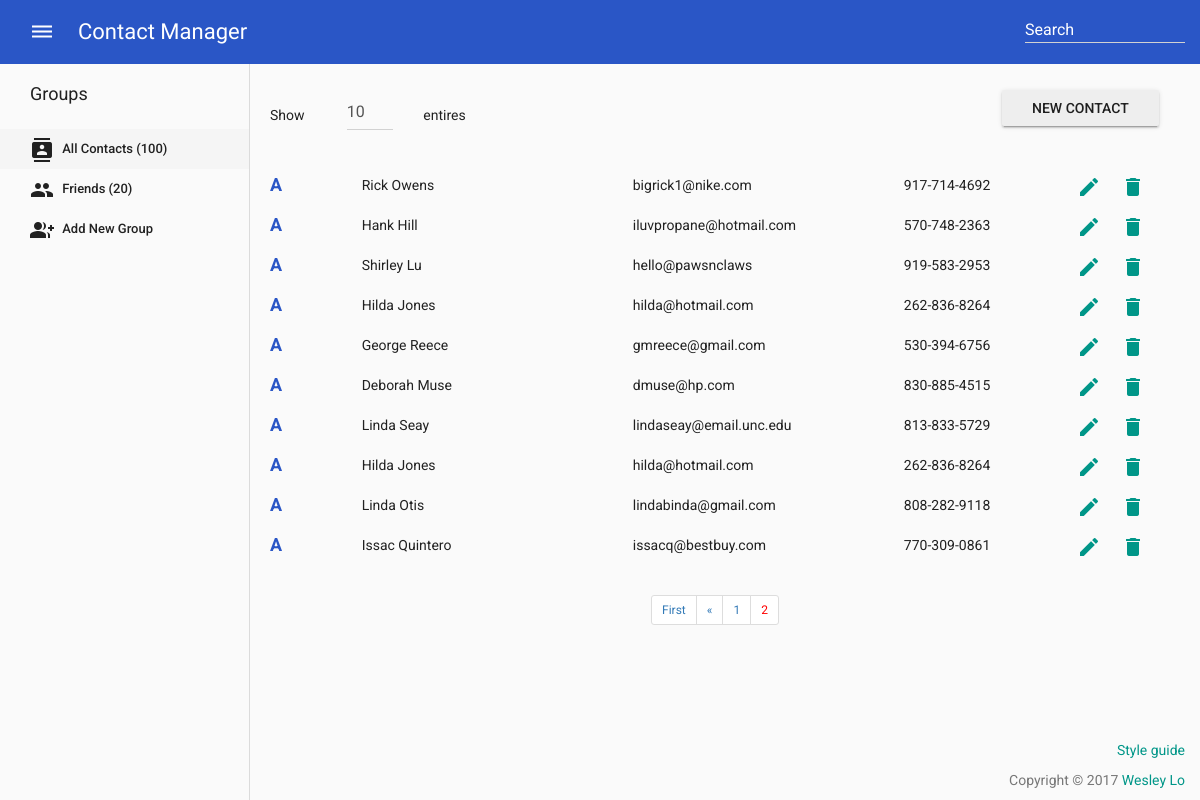
The app's page /index.php?page=2 with its own data.
### tables this page shows
CREATE TABLE IF NOT EXISTS `contacts` (
  `id` int(11) NOT NULL,
  `fname` varchar(200) NOT NULL,
  `lname` varchar(200) NOT NULL,
  `company` varchar(200) NOT NULL,
  `title` varchar(200) NOT NULL,
  `email` varchar(200) NOT NULL,
  `phone` varchar(200) NOT NULL,
  `address` varchar(200) NOT NULL,
  `city` varchar(200) NOT NULL,
  `state` varchar(200) NOT NULL,
  `zip` varchar(200) NOT NULL,
  `notes` text NOT NULL
);

### class.crud.php (the view, shortened to what this page needs)
<?php
class crud {
  private $db;
  function __construct($conn) {
    $this->db = $conn;
  }
public function dataview($query) {
  $stmt = $this->db->prepare($query);
  $stmt->execute();
  if($stmt->rowCount()>0) {
    while($row=$stmt->fetch(PDO::FETCH_ASSOC)) {
      ?>
      <div class="row">
        <div class="col-lg-1 first-letter">
          A
        </div>
        <div class="contact col-lg-11" id="<?php print($row['id']);?>">
          <div class="col-lg-4 name">
            <?php print($row['fname'] . " " . $row['lname']);?>
          </div>
          <div class="col-lg-4 email">
            <?php print($row['email']); ?>
          </div>
          <div class="col-lg-2 phone">
            <?php print($row['phone']); ?>
          </div>
          <div class="col-lg-2 tools">
            <a data-toggle="modal" href="delete.php?id=<?php print($row['id']);?>" data-target="#delete-modal"><i class="material-icons">delete</i></i></a>
            <a data-toggle="modal" href="edit.php?id=<?php print($row['id']);?>" data-target="#edit-modal"><i class="material-icons">mode_edit</i></a>
          </div>
        </div>
  </div>
  <?php
}
}
}
public function paginglink($query,$records_per_page) {
  $self = $_SERVER['PHP_SELF'];
  $stmt = $this->db->prepare($query);
  $stmt->execute();
  $total_no_of_records = $stmt->rowCount();
  if($total_no_of_records > 0) {
    ?><ul class="pagination pagination-sm"><?php
    $total_no_of_pages=ceil($total_no_of_records/$records_per_page);
    $current_page=1;
    if(isset($_GET["page"])) {
      $current_page=$_GET["page"];
    }
    if($current_page!=1) {
      $previous =$current_page-1;
      echo "<li><a href='".$self."?page=1'>First</a></li>";
      echo "<li><a href='".$self."?page=".$previous."'>«</a></li>";
    }
    for($i=1;$i<=$total_no_of_pages;$i++) {
      if($i==$current_page) {
        echo "<li><a href='".$self."?page=".$i."' style='color:red;'>".$i."</a></li>";
      }
      else {
        echo "<li><a href='".$self."?page=".$i."'>".$i."</a></li>";
      }
    }
    ?></ul><?php
  }
}
}

### css/style.css (style rules this page uses)
body { overflow-x: hidden; background-color: #fafafa; color: rgba(0,0,0,0.87); font: 400 14px/20px Roboto,RobotoDraft,Helvetica,Arial,sans-serif; }
.contact { display:block; height: 20px; }
.tools > a { float: right; padding-left: 20px; }
.first-letter { color: #2a56c6; cursor: default; float: left; height: 40px; font-size: 18px; font-weight: 700; }
.material-icons { padding-left: -10px; }
.pagination { display:inline-table; }
.pagination li { display:inline; }

### records on screen
contacts: fname "Rick", lname "Owens", email "bigrick1@nike.com", phone "917-714-4692"
contacts: fname "Hank", lname "Hill", email "iluvpropane@hotmail.com", phone "570-748-2363"
contacts: fname "Shirley", lname "Lu", email "hello@pawsnclaws", phone "919-583-2953"
contacts: fname "Hilda", lname "Jones", email "hilda@hotmail.com", phone "262-836-8264"
contacts: fname "George", lname "Reece", email "gmreece@gmail.com", phone "530-394-6756"
contacts: fname "Deborah", lname "Muse", email "dmuse@hp.com", phone "830-885-4515"
contacts: fname "Linda", lname "Seay", email "lindaseay@email.unc.edu", phone "813-833-5729"
contacts: fname "Hilda", lname "Jones", email "hilda@hotmail.com", phone "262-836-8264"
contacts: fname "Linda", lname "Otis", email "lindabinda@gmail.com", phone "808-282-9118"
contacts: fname "Issac", lname "Quintero", email "issacq@bestbuy.com", phone "770-309-0861"
